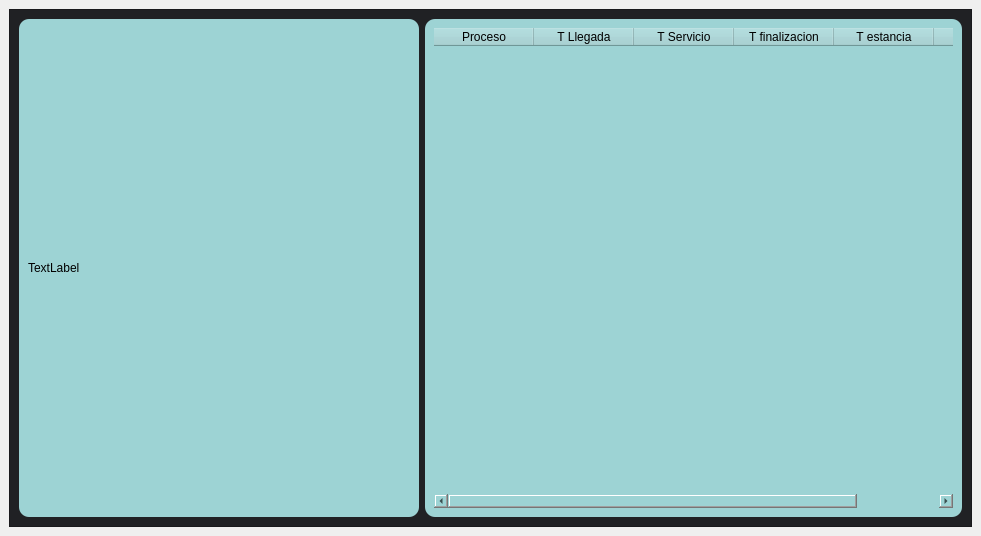
<?xml version="1.0" encoding="UTF-8"?>
<ui version="4.0">
 <class>MainWindow</class>
 <widget class="QMainWindow" name="MainWindow">
  <property name="geometry">
   <rect>
    <x>0</x>
    <y>0</y>
    <width>981</width>
    <height>536</height>
   </rect>
  </property>
  <property name="windowTitle">
   <string>Datos</string>
  </property>
  <widget class="QWidget" name="centralwidget">
   <layout class="QVBoxLayout" name="verticalLayout_2">
    <item>
     <widget class="QFrame" name="frame">
      <property name="styleSheet">
       <string notr="true">background-color: rgb(32, 33, 36);</string>
      </property>
      <property name="frameShape">
       <enum>QFrame::StyledPanel</enum>
      </property>
      <property name="frameShadow">
       <enum>QFrame::Raised</enum>
      </property>
      <layout class="QHBoxLayout" name="horizontalLayout">
       <item>
        <widget class="QFrame" name="frameGrafico">
         <property name="minimumSize">
          <size>
           <width>400</width>
           <height>400</height>
          </size>
         </property>
         <property name="styleSheet">
          <string notr="true">background-color: rgb(157, 211, 212);
border-radius: 10px;
</string>
         </property>
         <property name="frameShape">
          <enum>QFrame::StyledPanel</enum>
         </property>
         <property name="frameShadow">
          <enum>QFrame::Raised</enum>
         </property>
         <layout class="QHBoxLayout" name="horizontalLayout_3">
          <item>
           <widget class="QLabel" name="labelFoto">
            <property name="styleSheet">
             <string notr="true">border-radius: 10px;</string>
            </property>
            <property name="text">
             <string>TextLabel</string>
            </property>
           </widget>
          </item>
         </layout>
        </widget>
       </item>
       <item>
        <widget class="QFrame" name="frameTabla">
         <property name="styleSheet">
          <string notr="true">background-color: rgb(157, 211, 212);
border-radius: 10px;
</string>
         </property>
         <property name="frameShape">
          <enum>QFrame::StyledPanel</enum>
         </property>
         <property name="frameShadow">
          <enum>QFrame::Raised</enum>
         </property>
         <layout class="QHBoxLayout" name="horizontalLayout_2">
          <item>
           <widget class="QTableWidget" name="tableWidget">
            <column>
             <property name="text">
              <string>Proceso</string>
             </property>
            </column>
            <column>
             <property name="text">
              <string>T Llegada</string>
             </property>
            </column>
            <column>
             <property name="text">
              <string>T Servicio</string>
             </property>
            </column>
            <column>
             <property name="text">
              <string>T finalizacion</string>
             </property>
            </column>
            <column>
             <property name="text">
              <string>T estancia</string>
             </property>
            </column>
            <column>
             <property name="text">
              <string>Tr/Ts</string>
             </property>
            </column>
           </widget>
          </item>
         </layout>
        </widget>
       </item>
      </layout>
     </widget>
    </item>
   </layout>
  </widget>
  <widget class="QMenuBar" name="menubar">
   <property name="geometry">
    <rect>
     <x>0</x>
     <y>0</y>
     <width>981</width>
     <height>21</height>
    </rect>
   </property>
  </widget>
 </widget>
 <resources/>
 <connections/>
</ui>
